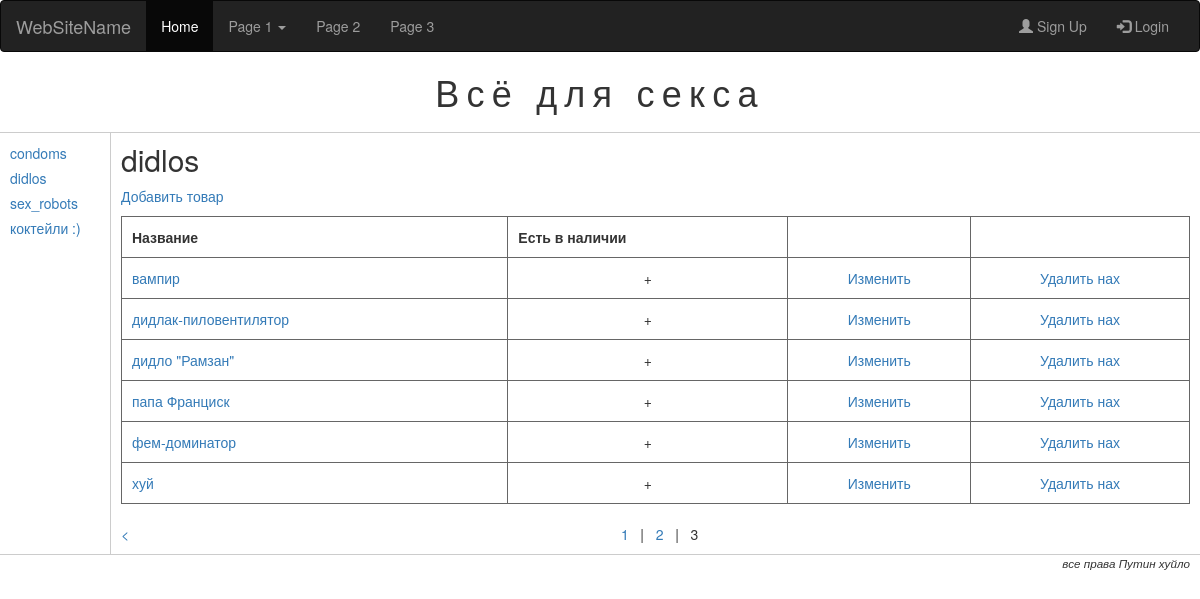
/goods/1/?page=3, run on the app's committed database.
### startup/models.py (models this page shows, shortened)
class Category(models.Model):
    name = models.CharField(max_length = 30, unique = True)

class Good(models.Model):
    name =  models.CharField(max_length =50, unique = True)
    description =  models.TextField()
    in_stock = models.BooleanField(default =  True, db_index = True)
    category =  models.ForeignKey(Category, null= True, blank = True, on_delete = models.SET_NULL)
    """class  Meta:
        ordering = ["-price", "name"]
        unique_together = ("category", "name", "price")
        verbose_name = "товар"
        verbose_name_plural = "товары" """

### startup/twviews.py (the view)
# urls.py: url(r'^(?:(?P<cat_id>\d+)/)?$', GoodListView.as_view(), name="index"),
class GoodListView(ListView, CategoryListMixin):
    template_name = "index.html"
    paginate_by = 10
    cat = None
    def get(self, request, *args, **kwargs):
        if self.kwargs["cat_id"] == None:
            self.cat = Category.objects.first()
        else:
            self.cat = Category.objects.get(pk = self.kwargs["cat_id"])
        return super(GoodListView, self).get(self, *args, **kwargs)
    def get_context_data(self, **kwargs):
        context = super(GoodListView, self).get_context_data(**kwargs)
        context["category"] = self.cat
        return context
    def get_queryset(self):
        return Good.objects.filter(category = self.cat).order_by("name")

### startup/twviews.py (called while the page is built)
    def get_context_data(self, **kwargs):
        context = super(CategoryListMixin, self).get_context_data(**kwargs)
        context["cats"] =Category.objects.order_by("name")
        return context

### templates/index.html (shortened to what this page needs)
{% extends "base.html" %}
{% block main %}
      <h2> {{category.name}} </h2>
      <p><a href="{% url "good_add" cat_id=category.id %}?page={{ page_obj.number }}">Добавить товар</a></p>
        <table>
    	    <tr>
    	      <th> Название</th>
    	      <th> Есть в наличии</th>
            <th>&nbsp;</th>
            <th>&nbsp;</th>
    	    </tr>
    	    {% for good in object_list %}
    	      <tr>
    	        <td><a href="{%  url "good" good_id=good.id %}?page={{page_obj.number}}">{{good.name}}</a></td>
    	        <td class = "centered"> {% if good.in_stock %} + {% endif %}</td>
              <td class="centered"><a href="{% url "good_edit" good_id=good.id %}?page={{ page_obj.number }}">Изменить</a></td>
              <td class="centered"><a href="{% url "good_delete" good_id=good.id %}?page={{ page_obj.number }}">Удалить нах</a></td>
    	      </tr>
    	    {% endfor %}
        </table>
        {% if paginator.num_pages > 1 %}
          <div id="pagination">
            {% if page_obj.has_previous %}
              <div id = "previous-page"><a href="{% url "index" cat_id=category.pk %}?page={{ page_obj.previous_page_number }}">&lt;</a></div>
        {% endif %}
         <div id = "num-pages">
          {% for pn in paginator.page_range %}
            {% if not forloop.first %}
              &nbsp;&nbsp;|&nbsp;&nbsp;
            {% endif %}
            {% if page_obj.number != pn %}
              <a href="{% url "index" cat_id=category.pk %}?page={{ pn }}">
            {% endif%}
            {{ pn }}
            {% if page_obj.number != pn %}
              </a>
            {% endif %}
          {% endfor %}
        </div>
    </div>
{% endif %}
{% endblock %}

### templates/base.html (shortened to what this page needs)
{% load staticfiles %}
<!doctype html>
<html>
  <head>
  <link rel="stylesheet" href="https://maxcdn.bootstrapcdn.com/bootstrap/3.3.7/css/bootstrap.min.css">
    <link type="text/css" href ="{% static "main.css" %}" rel="stylesheet">
  </head>
  <body>
     <nav class="navbar navbar-inverse">
  <div class="container-fluid">
    <div class="navbar-header">
      <a class="navbar-brand" href="#">WebSiteName</a>
    </div>
    <div class="collapse navbar-collapse" id="myNavbar">
      <ul class="nav navbar-nav">
        <li class="active"><a href="#">Home</a></li>
        <li class="dropdown">
          <a class="dropdown-toggle" data-toggle="dropdown" href="#">Page 1 <span class="caret"></span></a>
        </li>
        <li><a href="#">Page 2</a></li>
        <li><a href="#">Page 3</a></li>
      </ul>
      <ul class="nav navbar-nav navbar-right">
        <li><a href="#"><span class="glyphicon glyphicon-user"></span> Sign Up</a></li>
        <li><a href="#"><span class="glyphicon glyphicon-log-in"></span> Login</a></li>
      </ul>
    </div>
  </div>
</nav>
    <div id = "header">
      <h1> Всё для секса </h1>
    </div>
    <div id="leftmenu">
      <ul>
        {% for cat in cats %}
          <li><a href="{% url "index" cat_id=cat.id%}">{{cat.name}}</a> </li>
        {% endfor %}
      </ul>
    </div>
    <div id="main">
       {% block main %}
       {% endblock %}
    </div>
    <div id = "footer">
        <p>все права Путин хуйло</p>
      </div>
  </body>
</html>

### static/main.css (style rules this page uses)
body { margin: 0px; padding: 0px; }
#header { text-align: center; border-bottom: 1px #cccccc solid; }
#header h1 { margin: 20px 0px 20px 0px; letter-spacing: 0.2em; }
#leftmenu { float:left; width: 100px; padding: 10px; }
#leftmenu ul { margin: 0px; padding: 0px; }
#leftmenu ul li { list-style-type: none; margin-bottom: 5px; }
#main { margin-left: 110px; border-left: 1px #cccccc solid; padding: 10px; }
#main h2 { margin: 0px 0px 10px 0px; }
#main table { width:100%; border-collapse: collapse; }
#main table td, #main table th { border: 1px #666666 solid; padding: 10px; }
#main table td.centered { text-align: center; }
#footer { text-align: right; border-top: 1px #cccccc solid; padding-right: 10px; }
#footer p { font-size: smaller; font-style: italic; }
#pagination { margin-top: 20px; }
#pagination #previous-page { float: left; }
#pagination #num-pages { text-align: center; }

### data on the page
Category: name "condoms"
Category: name "didlos"
Category: name "sex_robots"
Category: name "коктейли :)"
Good: name "вампир"
Good: name "дидлак-пиловентилятор"
Good: name "дидло \"Рамзан\""
Good: name "папа Франциск"
Good: name "фем-доминатор"
Good: name "хуй"

### other printed values
{{ pn }} "1" "2" "3"
